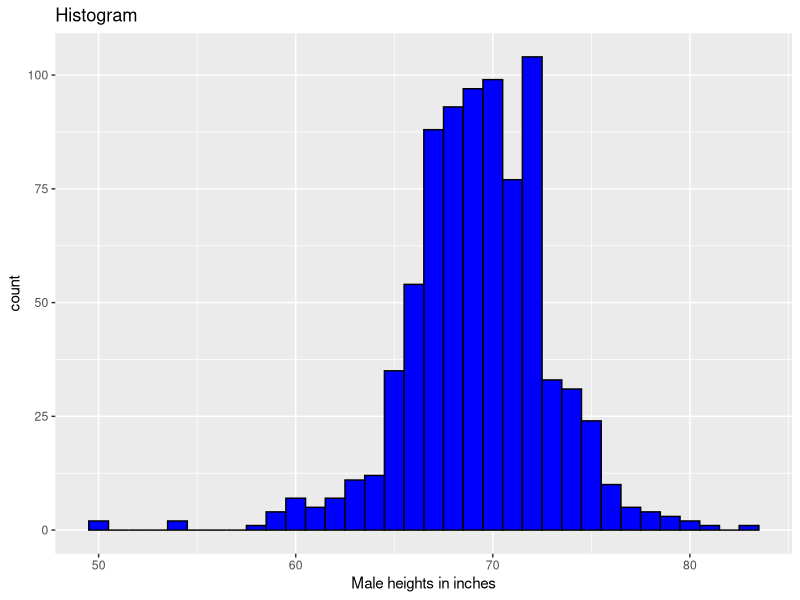
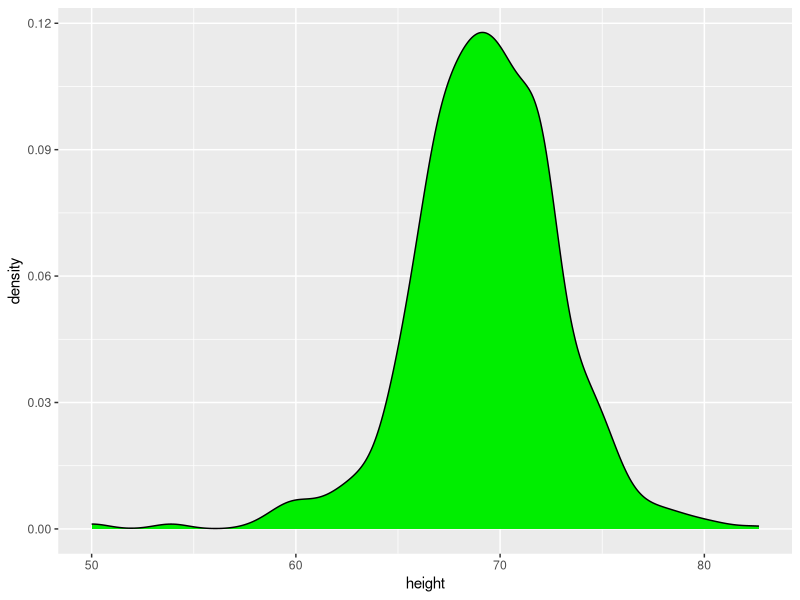
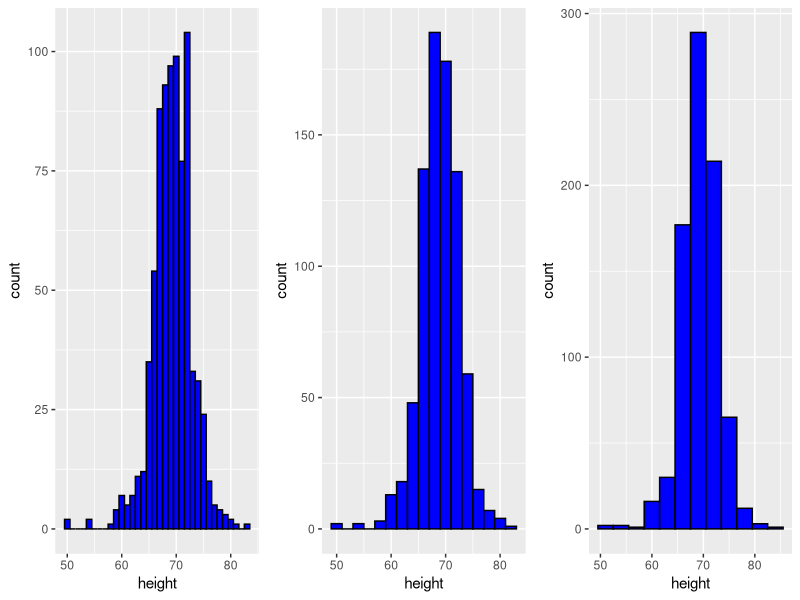
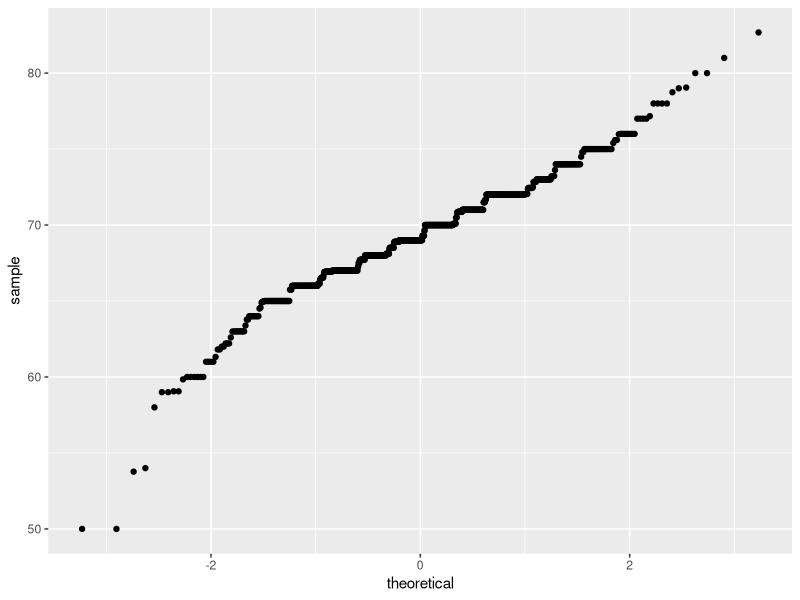
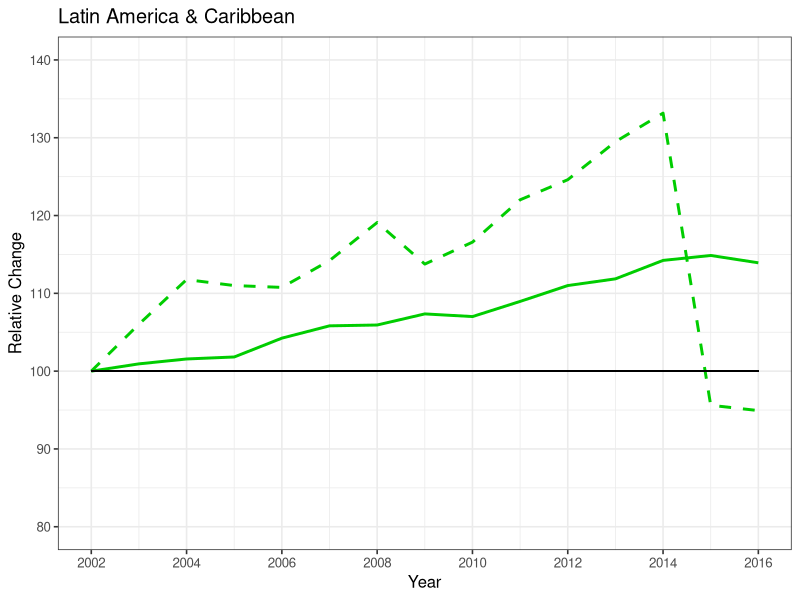
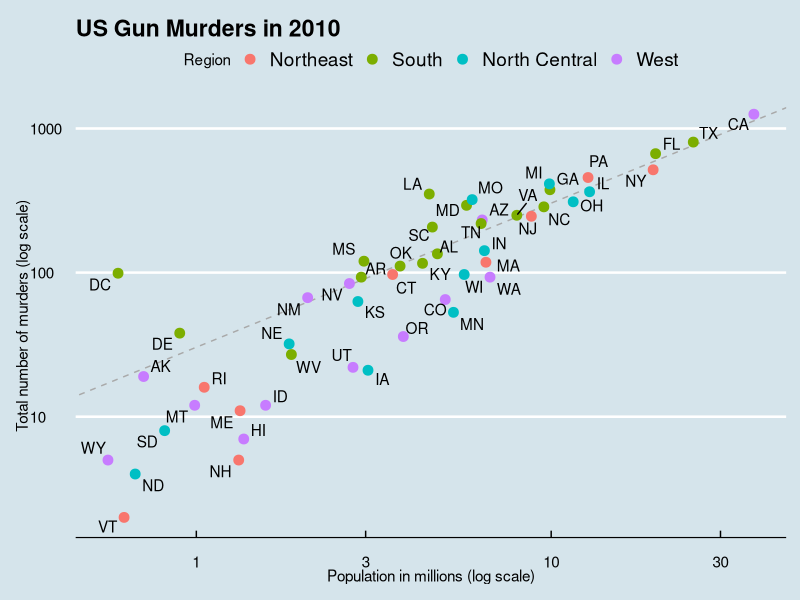
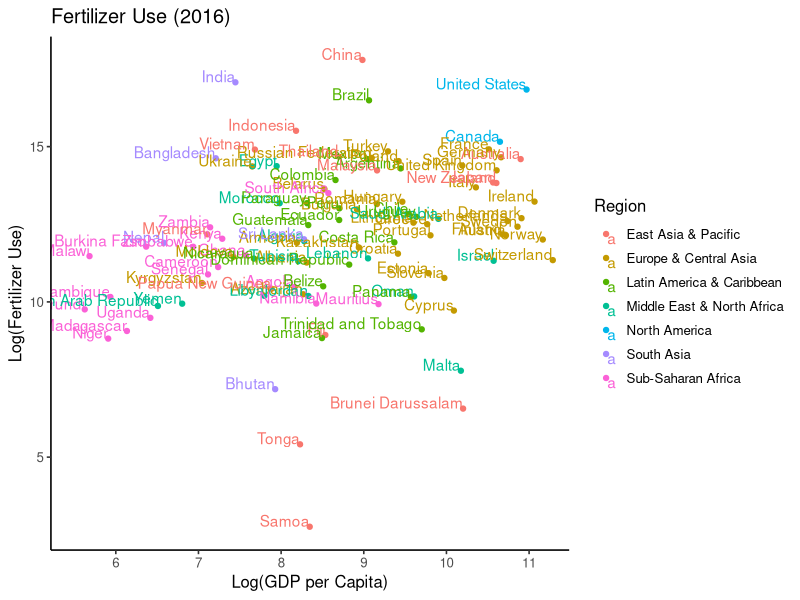

Generate these figures, in order, with R:
## ---- chunk 1
library(readxl)
library(tidyverse)
library(ggplot2)
library(gridExtra)
library(ggrepel)
library(ggthemes)
library(dslabs)
LAC <- read_excel("data/honors_lac.xlsx", 
                  sheet = "Latin America & Caribbean")
## ---- chunk 2
hist <- heights %>% 
  filter(sex=="Male")
## ---- chunk 3
ggplot(hist, aes(x=height))+
  geom_histogram(binwidth = 1, fill = "blue", col = "black") +
    xlab("Male heights in inches") +
    ggtitle("Histogram")
## ---- chunk 4
ggplot(hist, aes(x=height))+
  geom_density(fill = "green2")
## ---- chunk 5
p <- heights %>% filter(sex == "Male") %>% ggplot(aes(x = height))
p1 <- p + geom_histogram(binwidth = 1, fill = "blue", col = "black")
p2 <- p + geom_histogram(binwidth = 2, fill = "blue", col = "black")
p3 <- p + geom_histogram(binwidth = 3, fill = "blue", col = "black")

grid.arrange(p1, p2, p3, ncol = 3)
## ---- chunk 6
p1 <- heights %>% filter(sex == "Male") 
ggplot(p1, aes(sample = height))+
  geom_qq()
## ---- chunk 7
ggplot(LAC, aes(x=Year))+
  geom_line(aes(y=Yield_r), color="Green3", size=1)+
  geom_line(aes(y=Area_r), color="Green3", linetype="dashed", size=1)+
  labs(title="Latin America & Caribbean", x="Year", y="Relative Change")+
  theme_bw(base_size = 12)+
  coord_cartesian(ylim=c(80, 140))+
  scale_y_continuous(breaks = seq(80, 140, 10))+
  scale_x_continuous(breaks = seq(2002, 2016, 2))+
  geom_segment(aes(x=2002, y=100, xend=2016, yend=100), size=0.5)
## ---- chunk 8
summary_r <- murders %>%
    summarize(rate = sum(total) / sum(population) * 10^6) %>%
    .$rate
## ---- chunk 9
ggplot(murders, aes(x=population/10^6, y=total, label = abb)) +
    geom_abline(intercept = log10(summary_r), lty = 2, color = "darkgrey") +
    geom_point(aes(col = region), size = 3) +
    geom_text_repel() +
    scale_x_log10() +
    scale_y_log10() +
    labs(title = "US Gun Murders in 2010", x="Population in millions (log scale)",
         y="Total number of murders (log scale)")+
    scale_color_discrete(name = "Region") +
    theme_economist()
## ---- chunk 10
data0 <- read_csv("data/honors_baseline.csv")

data1 <- data0 %>% 
  select(2,3,5,6,13)
data2 <- data1 %>%
  filter(Year=="2016")
## ---- chunk 11
ggplot(data2, aes(x=log(GDP_capita), y=log(Fertilizer_use), color=Region))+
  geom_point()+
  geom_text(aes(label=Country), hjust=1, vjust=0)+
  labs(title="Fertilizer Use (2016)", x="Log(GDP per Capita)", y="Log(Fertilizer Use)")+
  theme_classic(base_size = 12)+
  coord_cartesian(xlim=c(5.5, 11.2))
